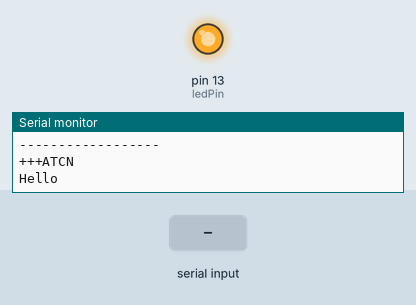
This sketch was run on a simulated Arduino Uno, built with avr-gcc and run on an emulated ATmega328P. Parts: output pins drawn as LEDs (lit = HIGH), the last lines printed to the serial monitor. The test bench sets the inputs (shaded band).

Above: at 3.4 s.
3.5 s: "1" received over Serial
At 10.6 s:
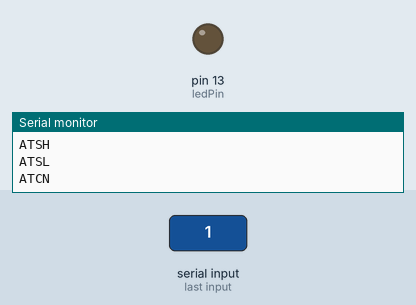
Timing chart, 0 to 15.7 s (numbered marks = the images above; inputs shaded):
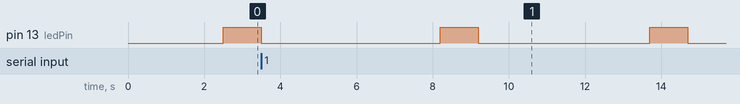

Measured:
- by itself, pin 13 (ledPin): alternates HIGH for 1.0 s and LOW for 4.6 s

The sketch:

arduino_xbee802_test.ino
```cpp
const int ledPin = 13;

void setup() {
  Serial.begin(115200);
  pinMode(ledPin, OUTPUT);
}

void loop() {
  Serial.println("------------------");
  delay(1200);
  Serial.print("+++");
  delay(1200);
  bool bOK = false;
  while (Serial.available() > 0) {
    Serial.write(Serial.read());
    bOK = true;
  }

  if(bOK)
  {
    Serial.println();

    Serial.println("ATSH");
    delay(100);
    while (Serial.available() > 0) {
      Serial.write(Serial.read());
    }
    Serial.println();

    Serial.println("ATSL");
    delay(100);
    while (Serial.available() > 0) {
      Serial.write(Serial.read());
    }
    Serial.println();

    Serial.println("ATCN");
    delay(100);
    while (Serial.available() > 0) {
      Serial.write(Serial.read());
    }
    Serial.println();

  } else {

    Serial.println("ATCN");
    delay(100);
    while (Serial.available() > 0) {
      Serial.write(Serial.read());
    }

    Serial.println("Hello");

  }

  digitalWrite(ledPin, HIGH);
  delay(1000);
  digitalWrite(ledPin, LOW);
  delay(2000);

}
```
